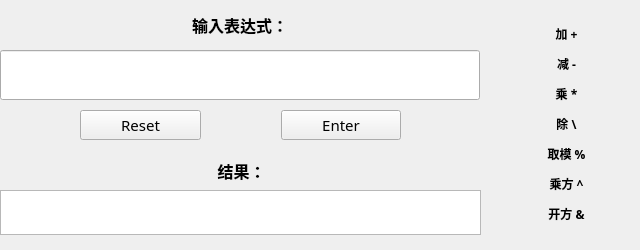
<?xml version="1.0" encoding="UTF-8"?>
<ui version="4.0">
 <class>MainWindow</class>
 <widget class="QMainWindow" name="MainWindow">
  <property name="enabled">
   <bool>true</bool>
  </property>
  <property name="geometry">
   <rect>
    <x>0</x>
    <y>0</y>
    <width>640</width>
    <height>250</height>
   </rect>
  </property>
  <property name="minimumSize">
   <size>
    <width>640</width>
    <height>250</height>
   </size>
  </property>
  <property name="maximumSize">
   <size>
    <width>640</width>
    <height>250</height>
   </size>
  </property>
  <property name="windowTitle">
   <string>计算器</string>
  </property>
  <widget class="QWidget" name="centralWidget">
   <widget class="QLineEdit" name="lineEdit">
    <property name="geometry">
     <rect>
      <x>0</x>
      <y>50</y>
      <width>480</width>
      <height>50</height>
     </rect>
    </property>
    <property name="font">
     <font>
      <family>仿宋</family>
      <pointsize>12</pointsize>
      <weight>75</weight>
      <bold>true</bold>
     </font>
    </property>
    <property name="layoutDirection">
     <enum>Qt::LeftToRight</enum>
    </property>
    <property name="autoFillBackground">
     <bool>false</bool>
    </property>
    <property name="cursorMoveStyle">
     <enum>Qt::LogicalMoveStyle</enum>
    </property>
   </widget>
   <widget class="QLabel" name="label">
    <property name="geometry">
     <rect>
      <x>0</x>
      <y>10</y>
      <width>480</width>
      <height>30</height>
     </rect>
    </property>
    <property name="minimumSize">
     <size>
      <width>480</width>
      <height>30</height>
     </size>
    </property>
    <property name="font">
     <font>
      <family>微软雅黑 Light</family>
      <pointsize>12</pointsize>
      <weight>75</weight>
      <bold>true</bold>
     </font>
    </property>
    <property name="text">
     <string>输入表达式：</string>
    </property>
    <property name="alignment">
     <set>Qt::AlignCenter</set>
    </property>
   </widget>
   <widget class="QWidget" name="horizontalLayoutWidget">
    <property name="geometry">
     <rect>
      <x>0</x>
      <y>100</y>
      <width>481</width>
      <height>51</height>
     </rect>
    </property>
    <layout class="QHBoxLayout" name="horizontalLayout" stretch="0,0">
     <property name="spacing">
      <number>80</number>
     </property>
     <property name="leftMargin">
      <number>80</number>
     </property>
     <property name="topMargin">
      <number>0</number>
     </property>
     <property name="rightMargin">
      <number>80</number>
     </property>
     <property name="bottomMargin">
      <number>0</number>
     </property>
     <item>
      <widget class="QPushButton" name="pushButton_2">
       <property name="font">
        <font>
         <family>黑体</family>
         <pointsize>11</pointsize>
         <weight>50</weight>
         <bold>false</bold>
        </font>
       </property>
       <property name="text">
        <string>Reset</string>
       </property>
      </widget>
     </item>
     <item>
      <widget class="QPushButton" name="pushButton">
       <property name="font">
        <font>
         <family>黑体</family>
         <pointsize>11</pointsize>
         <weight>50</weight>
         <bold>false</bold>
        </font>
       </property>
       <property name="text">
        <string>Enter</string>
       </property>
      </widget>
     </item>
    </layout>
   </widget>
   <widget class="QTextBrowser" name="textBrowser">
    <property name="geometry">
     <rect>
      <x>0</x>
      <y>190</y>
      <width>481</width>
      <height>45</height>
     </rect>
    </property>
    <property name="font">
     <font>
      <family>仿宋</family>
      <pointsize>15</pointsize>
      <weight>75</weight>
      <bold>true</bold>
     </font>
    </property>
    <property name="lineWidth">
     <number>1</number>
    </property>
   </widget>
   <widget class="QLabel" name="label_2">
    <property name="geometry">
     <rect>
      <x>1</x>
      <y>155</y>
      <width>481</width>
      <height>31</height>
     </rect>
    </property>
    <property name="maximumSize">
     <size>
      <width>481</width>
      <height>31</height>
     </size>
    </property>
    <property name="font">
     <font>
      <family>微软雅黑 Light</family>
      <pointsize>12</pointsize>
      <weight>75</weight>
      <bold>true</bold>
     </font>
    </property>
    <property name="text">
     <string>结果：</string>
    </property>
    <property name="alignment">
     <set>Qt::AlignCenter</set>
    </property>
   </widget>
   <widget class="QLabel" name="label_3">
    <property name="geometry">
     <rect>
      <x>491</x>
      <y>4</y>
      <width>151</width>
      <height>241</height>
     </rect>
    </property>
    <property name="font">
     <font>
      <family>微软雅黑 Light</family>
      <pointsize>2</pointsize>
     </font>
    </property>
    <property name="text">
     <string>&lt;html&gt;&lt;head/&gt;&lt;body&gt;&lt;p align=&quot;center&quot;&gt;&lt;span style=&quot; font-size:9pt; font-weight:600;&quot;&gt;  加    +&lt;/span&gt;&lt;/p&gt;&lt;p align=&quot;center&quot;&gt;&lt;span style=&quot; font-size:9pt; font-weight:600;&quot;&gt; 减    -&lt;/span&gt;&lt;/p&gt;&lt;p align=&quot;center&quot;&gt;&lt;span style=&quot; font-size:9pt; font-weight:600;&quot;&gt; 乘    *&lt;/span&gt;&lt;/p&gt;&lt;p align=&quot;center&quot;&gt;&lt;span style=&quot; font-size:9pt; font-weight:600;&quot;&gt; 除    \&lt;/span&gt;&lt;/p&gt;&lt;p align=&quot;center&quot;&gt;&lt;span style=&quot; font-size:9pt; font-weight:600;&quot;&gt;取模 %&lt;/span&gt;&lt;/p&gt;&lt;p align=&quot;center&quot;&gt;&lt;span style=&quot; font-size:9pt; font-weight:600;&quot;&gt;乘方 ^&lt;/span&gt;&lt;/p&gt;&lt;p align=&quot;center&quot;&gt;&lt;span style=&quot; font-size:9pt; font-weight:600;&quot;&gt;开方 &amp;amp;&lt;/span&gt;&lt;/p&gt;&lt;/body&gt;&lt;/html&gt;</string>
    </property>
   </widget>
  </widget>
 </widget>
 <layoutdefault spacing="6" margin="11"/>
 <resources/>
 <connections/>
</ui>
